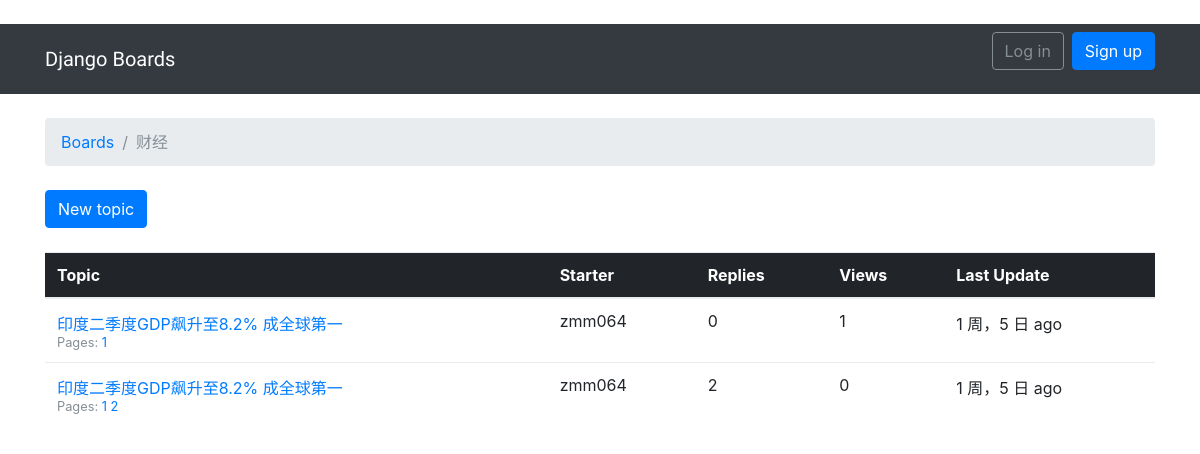
The page /boards/1/ on the database as committed earlier.
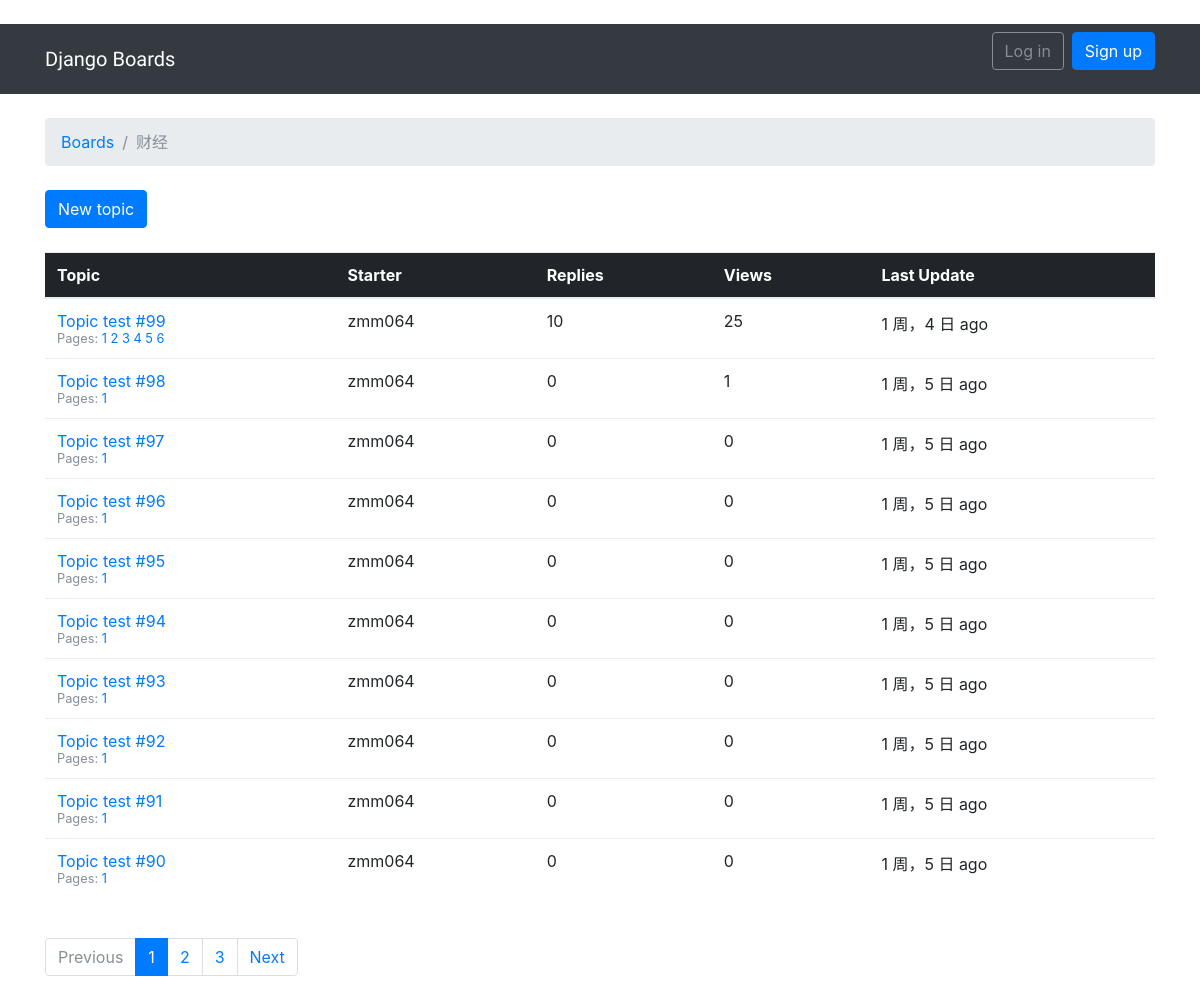
The same page on the database as committed later.
### boards/models.py (models this page shows, shortened)
class Board(models.Model):
    name        = models.CharField('名称', max_length=30, unique=True)
    description = models.CharField('描述信息', max_length=100)

class Topic(models.Model):
    subject      = models.CharField('主题',max_length=255)
    last_updated = models.DateTimeField('最近更新时间',auto_now_add=True)
    board        = models.ForeignKey(Board, related_name='topics', verbose_name='所属板块')
    starter      = models.ForeignKey(User, related_name='topics', verbose_name='创建用户')
    views        = models.PositiveIntegerField(default=0)
    def get_page_count(self):
        count = self.posts.count()
        pages = count / 2
        return math.ceil(pages)
    def has_many_pages(self, count=None):
        if count is None:
            count = self.get_page_count()
        return count > 6
    def get_page_range(self):
        count = self.get_page_count()
        if self.has_many_pages(count):
            return range(1, 5)
        return range(1, count + 1)

### boards/views.py (the view)
# urls.py: url(r'^boards/(?P<pk>\d+)/$', TopicListView.as_view(), name='topics'),
class TopicListView(ListView):
    model = Topic
    context_object_name = 'topics'
    template_name = 'topics.html'
    paginate_by = 10
    def get_context_data(self, **kwargs):
        kwargs['board'] = self.board
        return super().get_context_data(**kwargs)
    def get_queryset(self):
        self.board = get_object_or_404(Board, pk=self.kwargs.get('pk'))
        queryset = self.board.topics.order_by('-last_updated').annotate(replies=Count('posts') - 1)
        return queryset

### templates/topics.html (shortened to what this page needs)
﻿{% extends 'base.html' %}
{% load humanize %}
{% block breadcrumb %}
  <li class="breadcrumb-item"><a href="{% url 'boards:home' %}">Boards</a></li>
  <li class="breadcrumb-item active">{{ board.name }}</li>
{% endblock %}
{% block content %}
    <div class="mb-4">
        <a href="{% url 'boards:new_topic' board.pk %}" class="btn btn-primary">New topic</a>
      </div>
    <table class="table">
    <thead class="thead-inverse">
      <tr>
        <th>Topic</th> <th>Starter</th> <th>Replies</th> <th>Views</th> <th>Last Update</th>
      </tr>
    </thead>
    <tbody>
      {% for topic in topics %}
        {% url 'boards:topic_posts' board.pk topic.pk as topic_url %}
        <tr>
          <td>
            <p class="mb-0"><a href="{{ topic_url  }}">{{ topic.subject }}</a></p>
            <small class="text-muted">
              Pages:
              {% for i in topic.get_page_range %}
                <a href="{{ topic_url }}?page={{ i }}">{{ i }} </a>
              {% endfor %}
            </small>
          </td>
          <td>{{ topic.starter.username }}</td>
          <td>{{ topic.replies }}</td>
          <td>{{ topic.views }}</td>
          <td>{{ topic.last_updated|naturaltime  }}</td>
        </tr>
      {% endfor %}
    </tbody>
  </table>
  {% include 'includes/pagination.html' %}
{% endblock %}

### templates/base.html (shortened to what this page needs)
﻿{% load static %}<!DOCTYPE html>
<html>
  <head>
    <link rel="stylesheet" href="{% static 'css/bootstrap.min.css' %}">
    <link rel="stylesheet" href="{% static 'css/app.css' %}">
  </head>
  <body>
    {% block body %}
        <nav class="navbar navbar-expand-sm navbar-dark bg-dark">
          <div class="container">
            <a class="navbar-brand" href="{% url 'boards:home' %}">Django Boards</a>
            <div class="collapse navbar-collapse" id="mainMenu">
            {% if user.is_authenticated %}
              <ul class="navbar-nav ml-auto">
                <li class="nav-item dropdown">
                  <a class="nav-link dropdown-toggle" href="#" id="userMenu" data-toggle="dropdown" aria-haspopup="true" aria-expanded="false">
                    {{ user.username }}
                  </a>
                  <div class="dropdown-menu dropdown-menu-right" aria-labelledby="userMenu">
                    <a class="dropdown-item" href="{% url 'my_account' %}">My account</a>
                    <a class="dropdown-item" href="{% url 'password_change' %}">Change password</a>
                    <div class="dropdown-divider"></div>
                    <a class="dropdown-item" href="{% url 'logout' %}">Log out</a>
                  </div>
                </li>
              </ul>
            {% else %}
              <form class="form-inline ml-auto">
                <a href="{% url 'login' %}" class="btn btn-outline-secondary">Log in</a>
                <a href="{% url 'signup' %}" class="btn btn-primary ml-2">Sign up</a>
              </form>
            {% endif %}
            </div>
          </div>
        </nav>
        <div class="container">
          <ol class="breadcrumb my-4">
            {% block breadcrumb %}{% endblock %}
          </ol>
          {% block content %}{% endblock %}
        </div>
    {% endblock body %}
  </body>
</html>

### templates/includes/pagination.html (shortened to what this page needs)
﻿{% if is_paginated %}
  <nav aria-label="Topics pagination" class="mb-4">
    <ul class="pagination">
      {% if page_obj.has_previous %}
        <li class="page-item">
          <a class="page-link" href="?page={{ page_obj.previous_page_number }}">Previous</a>
        </li>
      {% else %}
        <li class="page-item disabled">
          <span class="page-link">Previous</span>
        </li>
      {% endif %}
      {% for page_num in paginator.page_range %}
        {% if page_obj.number == page_num %}
          <li class="page-item active">
            <span class="page-link">
              {{ page_num }}
            </span>
          </li>
        {% elif page_num > page_obj.number|add:'-3' and page_num < page_obj.number|add:'3' %}
          <li class="page-item">
            <a class="page-link" href="?page={{ page_num }}">{{ page_num }}</a>
          </li>
        {% endif %}
      {% endfor %}
      {% if page_obj.has_next %}
        <li class="page-item">
          <a class="page-link" href="?page={{ page_obj.next_page_number }}">Next</a>
        </li>
      {% else %}
        <li class="page-item disabled">
          <span class="page-link">Next</span>
        </li>
      {% endif %}
    </ul>
  </nav>
{% endif %}

### static/css/app.css (style rules this page uses)
.navbar-brand { font-family: 'Peralta', cursive; }

Rows that differ between the two databases and show on the page:
no longer on this page (row edited): Topic: subject "印度二季度GDP飙升至8.2% 成全球第一", get_page_range "1", starter.username "zmm064", replies "0", views "1", last_updated "1 周，5 日 ago"
no longer on this page (row unchanged): Topic: subject "印度二季度GDP飙升至8.2% 成全球第一", get_page_range "1" "2", starter.username "zmm064", replies "2", views "0", last_updated "1 周，5 日 ago"
added Topic: subject "Topic test #99", get_page_range "1" "2" "3" "4" "5" "6", starter.username "zmm064", replies "10", views "25", last_updated "1 周，4 日 ago"
added Topic: subject "Topic test #98", get_page_range "1", starter.username "zmm064", replies "0", views "1", last_updated "1 周，5 日 ago"
added Topic: subject "Topic test #97", get_page_range "1", starter.username "zmm064", replies "0", views "0", last_updated "1 周，5 日 ago"
added Topic: subject "Topic test #96", get_page_range "1", starter.username "zmm064", replies "0", views "0", last_updated "1 周，5 日 ago"
added Topic: subject "Topic test #95", get_page_range "1", starter.username "zmm064", replies "0", views "0", last_updated "1 周，5 日 ago"
added Topic: subject "Topic test #94", get_page_range "1", starter.username "zmm064", replies "0", views "0", last_updated "1 周，5 日 ago"
added Topic: subject "Topic test #93", get_page_range "1", starter.username "zmm064", replies "0", views "0", last_updated "1 周，5 日 ago"
added Topic: subject "Topic test #92", get_page_range "1", starter.username "zmm064", replies "0", views "0", last_updated "1 周，5 日 ago"
added Topic: subject "Topic test #91", get_page_range "1", starter.username "zmm064", replies "0", views "0", last_updated "1 周，5 日 ago"
added Topic: subject "Topic test #90", get_page_range "1", starter.username "zmm064", replies "0", views "0", last_updated "1 周，5 日 ago"
Other text that changed with them:
text now shown: "Previous Next"
new list line: "1"
new list line: "2"
new list line: "3"
